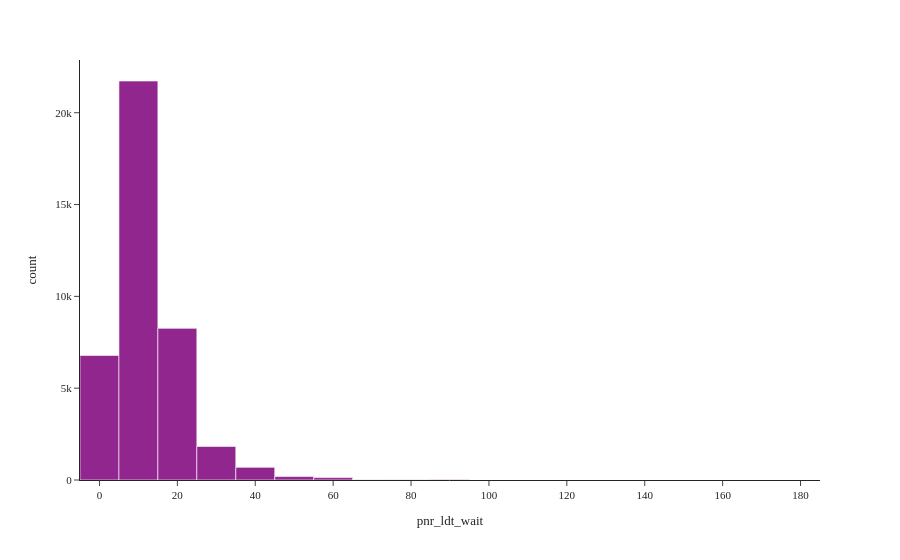

Notebook cell for this chart:
### Code cell
fig = px.histogram(model_pnr, x="pnr_ldt_wait", nbins=20)
fig.show()

### Figure 1 — Plotly figure (JSON) as saved in the notebook; plotly's stock layout.template omitted (floating-point values rounded to 4 significant figures; data arrays with more than 128 entries replaced by an {"elided": "..."} marker saying what was removed)
{"data": [{"bingroup": "x", "hovertemplate": "pnr_ldt_wait=%{x}<br>count=%{y}<extra></extra>", "legendgroup": "", "marker": {"color": "#91268F", "pattern": {"shape": ""}}, "name": "", "nbinsx": 20, "orientation": "v", "showlegend": false, "type": "histogram", "x": {"elided": "39679 float values"}, "xaxis": "x", "yaxis": "y"}], "layout": {"barmode": "relative", "legend": {"tracegroupgap": 0}, "margin": {"t": 60}, "xaxis": {"anchor": "y", "domain": [0.0, 1.0], "title": {"text": "pnr_ldt_wait"}}, "yaxis": {"anchor": "x", "domain": [0.0, 1.0], "title": {"text": "count"}}}}
